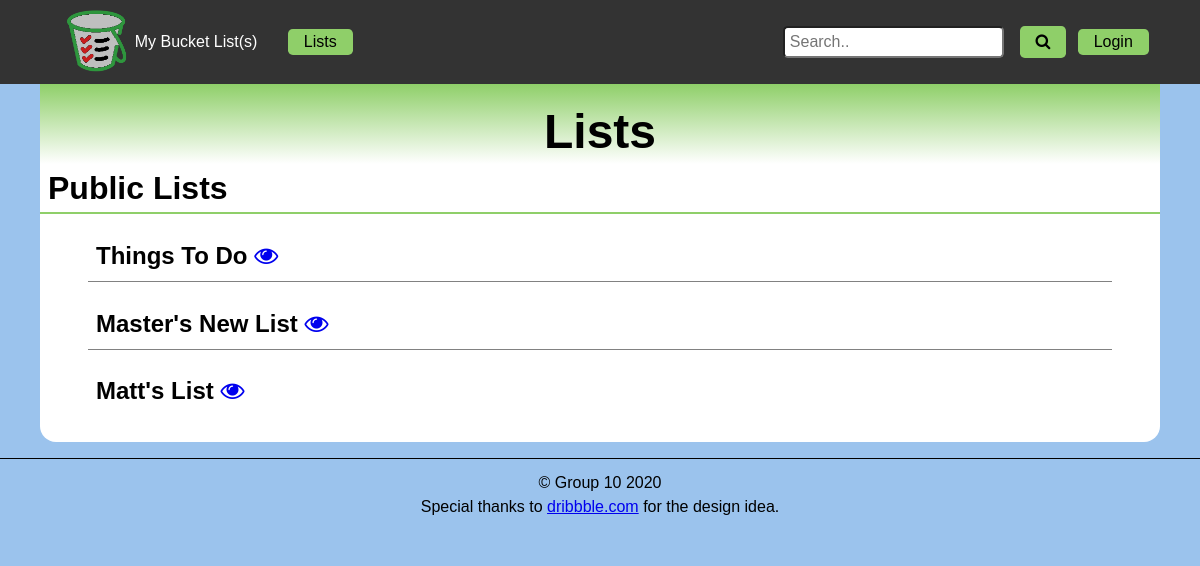
Page /display_list.php on the earlier database version.
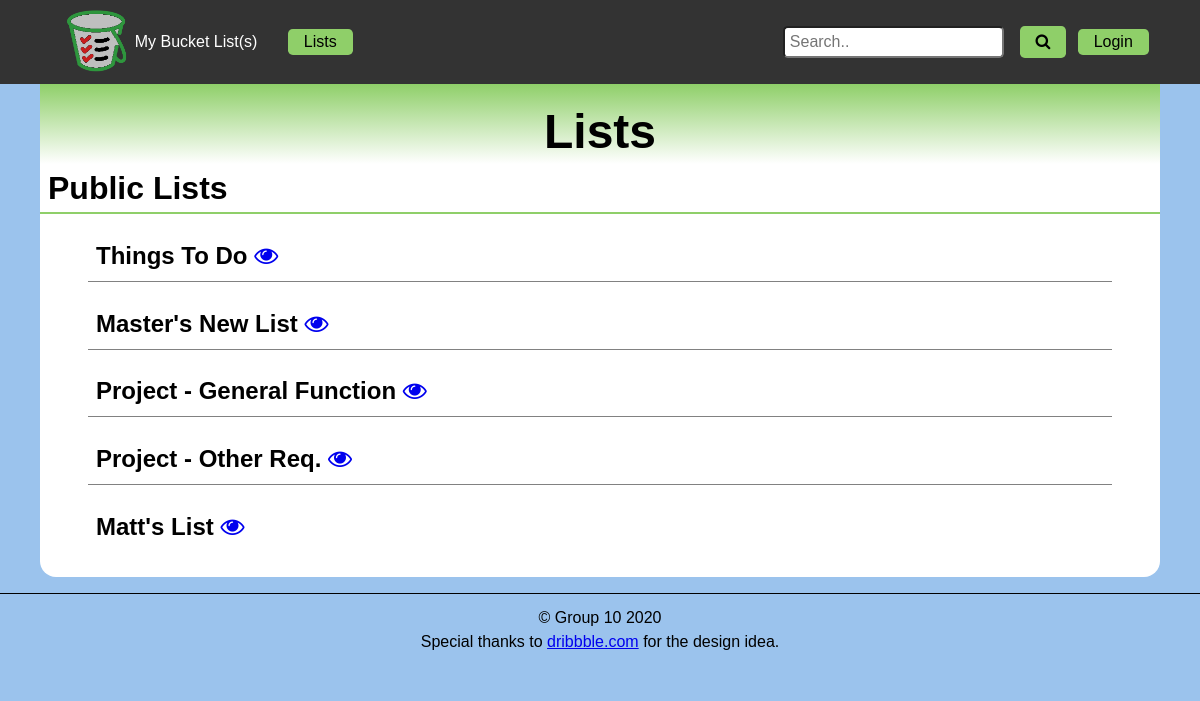
Same page on the later database version.
### tables this page shows
CREATE TABLE `g10_lists` (
  `id` int(11) NOT NULL,
  `fk_userid` int(11) NOT NULL,
  `listname` varchar(50) NOT NULL,
  `start` date NOT NULL,
  `end` date DEFAULT NULL,
  `private` tinyint(1) NOT NULL DEFAULT '1'
);

### display_list.php (the view, shortened to what this page needs)
<?php
  $pdo = connectDB();
  $query = "SELECT * FROM `g10_lists` WHERE private = ? AND fk_userid != ?";
  $stmt = $pdo->prepare($query);
  $stmt->execute([0, $_SESSION['id']]);
  $publicresults = $stmt->fetchAll();
?>
<!DOCTYPE html>
<html lang="en">
  <head>
    <?php
      include "includes/meta.php";
    ?>
  </head>
  <body>
    <header>
      <?php include 'includes/nav.php' ?>
    </header>
    <main>
      <header>
        <h1>Lists</h1>
      </header>
    <h2>Public Lists</h2>
    <div class="lists">
      <ul>
        <?php foreach($publicresults as $rows):?>
        <li>
          <h3>
            <?= $rows['listname']?>
            <a href = "view_list.php?list=<?= $rows['id']?>"><i class="fa fa-eye"></i></a>
          </h3>
        </li>
        <?php endforeach ?>
      </ul>
    </div>
    </main>
    <?php include 'includes/footer.php' ?>
  </body>
</html>

Differences in the rows shown:
added g10_lists: listname "Project - General Function"
added g10_lists: listname "Project - Other Req."
